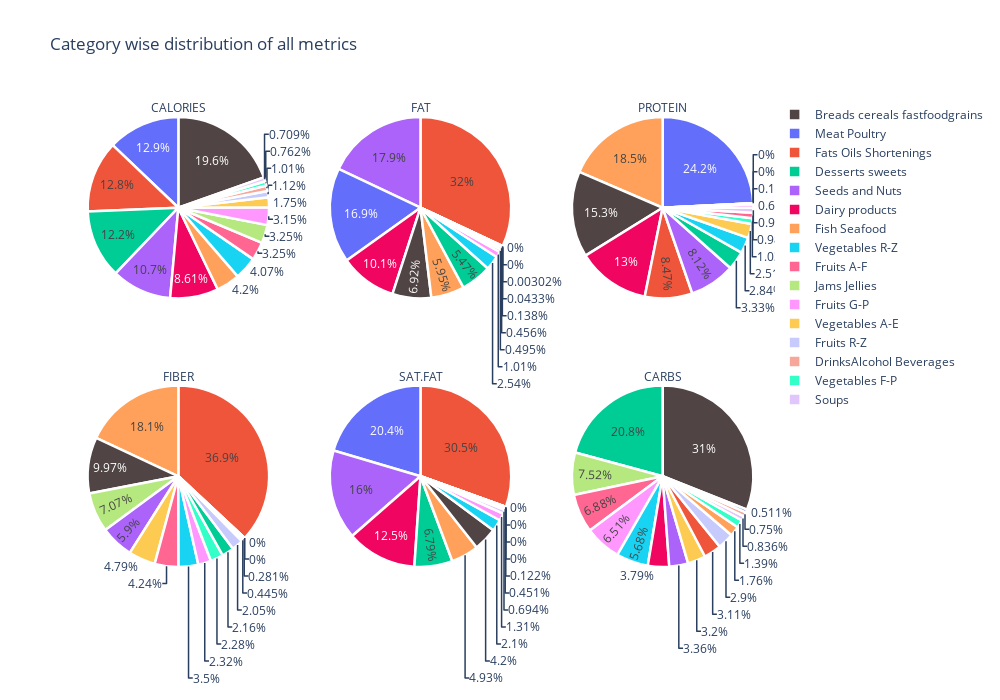

Notebook cell for this chart:
### Code cell
category_dist=nutrients.groupby(['Category']).sum()
from plotly.subplots import make_subplots
import plotly.graph_objects as go

fig = make_subplots(
    rows=2, cols=3,
    specs=[[{"type": "domain"},{"type": "domain"},{"type": "domain"}],[{"type": "domain"},{"type": "domain"},{"type": "domain"}]])

fig.add_trace(go.Pie(values=category_dist['Calories'].values, title='CALORIES', labels=category_dist.index,marker=dict(colors=['#100b','#f00560'], line=dict(color='#FFFFFF', width=2.5))),
              row=1, col=1)

fig.add_trace(go.Pie(values=category_dist['Fat'].values,title='FAT', labels=category_dist.index,marker=dict(colors=['#100b','#f00560'], line=dict(color='#FFFFFF', width=2.5))),
              row=1, col=2)

fig.add_trace(go.Pie(values=category_dist['Protein'].values,title='PROTEIN', labels=category_dist.index,marker=dict(colors=['#100b','#f00560'], line=dict(color='#FFFFFF', width=2.5))),
              row=1, col=3)

fig.add_trace(go.Pie(values=category_dist['Fiber'].values,title='FIBER', labels=category_dist.index,marker=dict(colors=['#100b','#f00560'], line=dict(color='#FFFFFF', width=2.5))),
              row=2, col=1)

fig.add_trace(go.Pie(values=category_dist['Sat.Fat'].values,title='SAT.FAT', labels=category_dist.index,marker=dict(colors=['#100b','#f00560'], line=dict(color='#FFFFFF', width=2.5))),
              row=2, col=2)

fig.add_trace(go.Pie(values=category_dist['Carbs'].values,title='CARBS', labels=category_dist.index,marker=dict(colors=['#100b','#f00560'], line=dict(color='#FFFFFF', width=2.5))),
              row=2, col=3)
fig.update_layout(title_text="Category wise distribution of all metrics",height=700, width=1000)

fig.show()

### Figure 1 — Plotly figure (JSON) as saved in the notebook; plotly's stock layout.template omitted (floating-point values rounded to 4 significant figures)
{"data": [{"domain": {"x": [0, 0.2889], "y": [0.575, 1]}, "labels": ["Breads cereals fastfoodgrains", "Dairy products", "Desserts sweets", "DrinksAlcohol Beverages", "Fats Oils Shortenings", "Fish Seafood", "Fruits A-F", "Fruits G-P", "Fruits R-Z", "Jams Jellies", "Meat Poultry", "Seeds and Nuts", "Soups", "Vegetables A-E", "Vegetables F-P", "Vegetables R-Z"], "marker": {"colors": ["#100b", "#f00560"], "line": {"color": "#FFFFFF", "width": 2.5}}, "title": {"text": "CALORIES"}, "type": "pie", "values": [13130.0, 5775.0, 8177.0, 677.5, 8582.0, 2814.0, 2183.0, 2111.0, 751.9, 2181.0, 8642.0, 7173.0, 476.0, 1173.0, 511.3, 2730.0]}, {"domain": {"x": [0.3556, 0.6444], "y": [0.575, 1]}, "labels": ["Breads cereals fastfoodgrains", "Dairy products", "Desserts sweets", "DrinksAlcohol Beverages", "Fats Oils Shortenings", "Fish Seafood", "Fruits A-F", "Fruits G-P", "Fruits R-Z", "Jams Jellies", "Meat Poultry", "Seeds and Nuts", "Soups", "Vegetables A-E", "Vegetables F-P", "Vegetables R-Z"], "marker": {"colors": ["#100b", "#f00560"], "line": {"color": "#FFFFFF", "width": 2.5}}, "title": {"text": "FAT"}, "type": "pie", "values": [248.1, 363.5, 196.0, 0, 1146.0, 213.4, 17.75, 36.3, 0.1081, 0, 606.3, 643.6, 16.35, 4.94, 1.554, 91.19]}, {"domain": {"x": [0.7111, 1], "y": [0.575, 1]}, "labels": ["Breads cereals fastfoodgrains", "Dairy products", "Desserts sweets", "DrinksAlcohol Beverages", "Fats Oils Shortenings", "Fish Seafood", "Fruits A-F", "Fruits G-P", "Fruits R-Z", "Jams Jellies", "Meat Poultry", "Seeds and Nuts", "Soups", "Vegetables A-E", "Vegetables F-P", "Vegetables R-Z"], "marker": {"colors": ["#100b", "#f00560"], "line": {"color": "#FFFFFF", "width": 2.5}}, "title": {"text": "PROTEIN"}, "type": "pie", "values": [399.5, 339.4, 87.11, 0, 221.2, 484.5, 25.66, 15.7, 4.177, 0, 632.3, 212.2, 23.64, 65.62, 26.95, 74.17]}, {"domain": {"x": [0, 0.2889], "y": [0, 0.425]}, "labels": ["Breads cereals fastfoodgrains", "Dairy products", "Desserts sweets", "DrinksAlcohol Beverages", "Fats Oils Shortenings", "Fish Seafood", "Fruits A-F", "Fruits G-P", "Fruits R-Z", "Jams Jellies", "Meat Poultry", "Seeds and Nuts", "Soups", "Vegetables A-E", "Vegetables F-P", "Vegetables R-Z"], "marker": {"colors": ["#100b", "#f00560"], "line": {"color": "#FFFFFF", "width": 2.5}}, "title": {"text": "FIBER"}, "type": "pie", "values": [56.41, 2.515, 12.22, 0, 208.9, 102.2, 23.98, 13.11, 11.61, 40, 0, 33.4, 1.591, 27.1, 12.88, 19.8]}, {"domain": {"x": [0.3556, 0.6444], "y": [0, 0.425]}, "labels": ["Breads cereals fastfoodgrains", "Dairy products", "Desserts sweets", "DrinksAlcohol Beverages", "Fats Oils Shortenings", "Fish Seafood", "Fruits A-F", "Fruits G-P", "Fruits R-Z", "Jams Jellies", "Meat Poultry", "Seeds and Nuts", "Soups", "Vegetables A-E", "Vegetables F-P", "Vegetables R-Z"], "marker": {"colors": ["#100b", "#f00560"], "line": {"color": "#FFFFFF", "width": 2.5}}, "title": {"text": "SAT.FAT"}, "type": "pie", "values": [103.5, 307.7, 167.4, 0, 751.1, 121.5, 11.11, 32.31, 0, 0, 502.9, 394.6, 17.1, 3, 0, 51.69]}, {"domain": {"x": [0.7111, 1], "y": [0, 0.425]}, "labels": ["Breads cereals fastfoodgrains", "Dairy products", "Desserts sweets", "DrinksAlcohol Beverages", "Fats Oils Shortenings", "Fish Seafood", "Fruits A-F", "Fruits G-P", "Fruits R-Z", "Jams Jellies", "Meat Poultry", "Seeds and Nuts", "Soups", "Vegetables A-E", "Vegetables F-P", "Vegetables R-Z"], "marker": {"colors": ["#100b", "#f00560"], "line": {"color": "#FFFFFF", "width": 2.5}}, "title": {"text": "CARBS"}, "type": "pie", "values": [2297.0, 280.9, 1540.0, 55.53, 230.7, 130.3, 509.8, 482.4, 214.9, 556.9, 37.84, 249.2, 61.94, 237.3, 102.8, 421.1]}], "layout": {"height": 700, "title": {"text": "Category wise distribution of all metrics"}, "width": 1000}}
